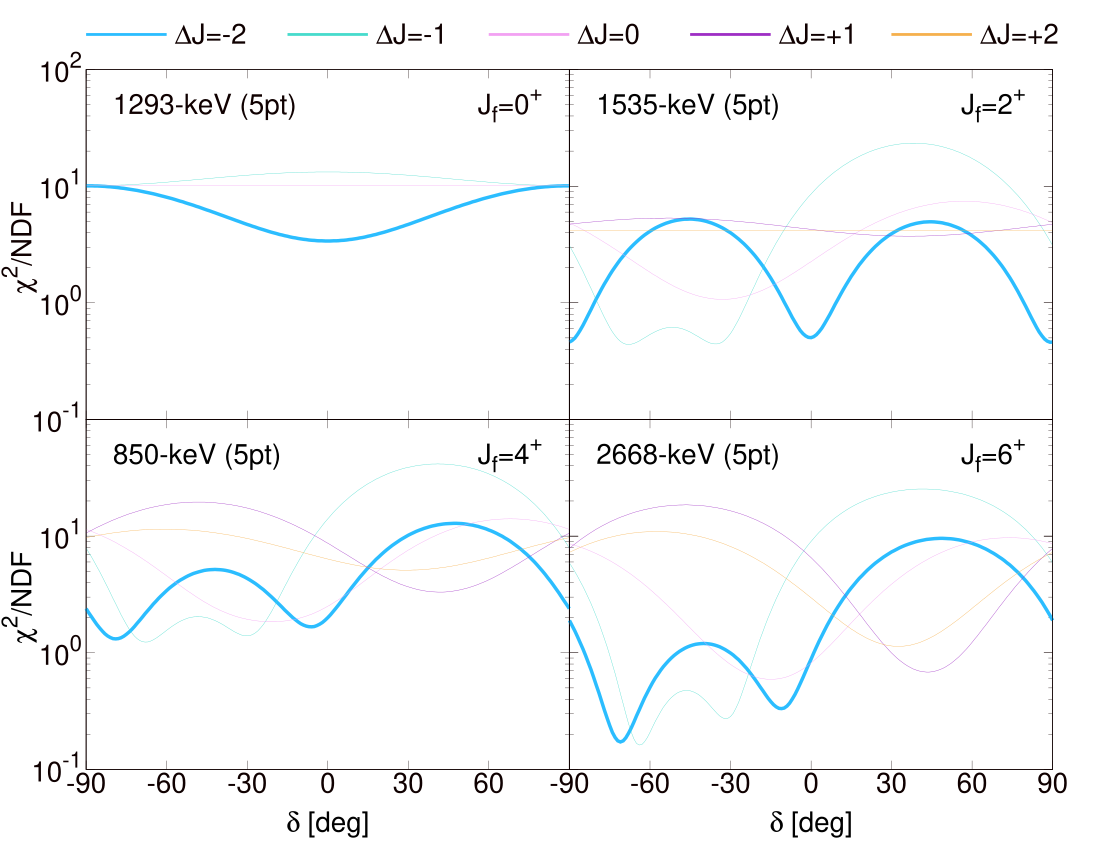

Reproduce this figure in gnuplot.
set term post enhance color "Helvetica,20" lw 1.0
set out "|ps2pdf - chi2.pdf"
set lmargin 0
set tmargin 0
set bmargin 1
set rmargin 0
set title
set xlabel "{/Symbol d}"
set ylabel "Reduced {/Symbol c}^2"
set log y
set key bottom left
set key horizontal top
set ylabel ''
set xlabel ''
set xtic offset 0,0.5
############################################## 1
set multiplot layout 2,2
set key bottom center
unset grid
set title ''
set arr 1 from -90,2e2 to -60,2e2 nohead lt 1
set arr 2 from -15,2e2 to 15,2e2 nohead lt 2
set arr 3 from 60,2e2 to 90,2e2 nohead lt 3
set arr 4 from 135,2e2 to 165,2e2 nohead lt 4
set arr 5 from 210,2e2 to 240,2e2 nohead lt 6
set label 100 "{/Symbol D}J=-2" at -57,2e2 left
set label 101 "{/Symbol D}J=-1" at 18,2e2 left
set label 102 "{/Symbol D}J=0" at 93,2e2 left
set label 103 "{/Symbol D}J=+1" at 168,2e2 left
set label 104 "{/Symbol D}J=+2" at 243,2e2 left

set lmargin 1
set bmargin 0
set tmargin 0
set rmargin 0
ylow=0.1
yhigh=100.0
set format y "  10^{%T}"
set ylabel ""
set label 3 "{/Symbol c}^{2}/NDF" at -115,3 center rotate
set format x "%.0f"
set label 1 '1293-keV (5pt)' at -80,50
set label 11 'J_f=0^+' at 80,50 right
set xtics
set for [i=0:9] xtics (""i*30-90)
set ytics offset 0.75,0
plot [-90:90][ylow:yhigh] 'g1293_5pt.dat' u 1:2 every ::1::181 w lines lw 5 notit,\
'' u 1:2 every ::183::363 w lines lw 0.5 notit,\
'' u 1:2 every ::365::545 w lines lw 0.5 notit
unset for [i=0:1000] arr i
unset for [i=0:1000] label i
set lmargin 0
set bmargin 0
set tmargin 0
set rmargin 1
set label 1 '1535-keV (5pt)' at -80,50
set label 11 'J_f=2^+' at 80,50 right
set ytics
set for [i=-2:9] ytics add (""10**i)
unset label 3
plot [-90:90][ylow:yhigh] 'g1535_5pt.dat' u 1:2 every ::1::181 w lines lw 5 notit,\
'' u 1:2 every ::183::363 w lines lw 0.5 notit,\
'' u 1:2 every ::365::545 w lines lw 0.5 notit,\
'' u 1:2 every ::547::727 w lines lw 0.5 lt 4 notit,\
'' u 1:2 every ::729::909 w lines lw 0.5 lt 6 notit
set lmargin 1
set bmargin 0
set tmargin 0
set rmargin 0
set label 1 '850-keV (5pt)' at -80,50
set label 11 'J_f=4^+' at 80,50 right
set xtics -90,30,89
set ytics 0.001,10,9e1
set label 2 "{/Symbol d} [deg]" at 0,0.035 center
set label 3 "{/Symbol c}^{2}/NDF" at -115,3 center rotate
set xlabel ''
plot [-90:90][ylow:yhigh] 'g850_5pt.dat' u 1:2 every ::1::181 w lines lw 5 notit,\
'' u 1:2 every ::183::363 w lines  lw 0.5 notit,\
'' u 1:2 every ::365::545 w lines  lw 0.5 notit,\
'' u 1:2 every ::547::727 w lines  lw 0.5 lt 4 notit,\
'' u 1:2 every ::729::909 w lines  lw 0.5 lt 6 notit
set lmargin 0
set bmargin 0
set tmargin 0
set rmargin 1
set label 1 '2668-keV (5pt)' at -80,50
set label 11 'J_f=6^+' at 80,50 right
unset label 3
set xtics -90,30,90
set ytics
set for [i=-2:9] ytics add (""10**i)
plot [-90:90][ylow:yhigh] 'g2668_5pt.dat' u 1:2 every ::1::181 w lines lw 5 notit,\
'' u 1:2 every ::183::363 w lines lw 0.5 notit,\
'' u 1:2 every ::365::545 w lines lw 0.5 notit,\
'' u 1:2 every ::547::727 w lines lw 0.5 lt 4 notit,\
'' u 1:2 every ::729::909 w lines lw 0.5 lt 6 notit

unset multiplot
######################################## 2
set multiplot layout 2,2
set key bottom center
unset grid
set title ''
set ytics 0.001,10,9e1
set arr 1 from -90,2e2 to -60,2e2 nohead lt 1
set arr 2 from -15,2e2 to 15,2e2 nohead lt 2
set arr 3 from 60,2e2 to 90,2e2 nohead lt 3
set arr 4 from 135,2e2 to 165,2e2 nohead lt 4
set arr 5 from 210,2e2 to 240,2e2 nohead lt 6
set label 100 "{/Symbol D}J=-2" at -57,2e2 left
set label 101 "{/Symbol D}J=-1" at 18,2e2 left
set label 102 "{/Symbol D}J=0" at 93,2e2 left
set label 103 "{/Symbol D}J=+1" at 168,2e2 left
set label 104 "{/Symbol D}J=+2" at 243,2e2 left

set lmargin 1
set bmargin 0
set tmargin 0
set rmargin 0
ylow=0.1
yhigh=100.0
set ytics
set format y "  10^{%T}"
set ylabel ""
set xlabel ""
set label 3 "{/Symbol c}^{2}/NDF" at -115,3 center rotate
set format x "%.0f"
set label 1 '1609-keV (5pt)' at -80,50
set label 11 'J_f=4^+' at 80,50 right
set xtics
set for [i=-2:9] xtics (""i*30-90)
set ytics offset 0.75,0
unset label 2
plot [-90:90][ylow:yhigh] 'g1609_5pt.dat' u 1:2 every ::1::181 w lines lw 0.5 notit,\
'' u 1:2 every ::183::363 w lines lw 5 notit,\
'' u 1:2 every ::365::545 w lines lw 5 notit
unset for [i=0:1000] arr i
unset for [i=0:1000] label i
set lmargin 0
set bmargin 0
set tmargin 0
set rmargin 1
set label 1 '1577-keV (5pt)' at -80,50
set label 11 'J_f=(5)' at 80,50 right
set ytics
set for [i=-2:5] ytics add (""10**i)
unset label 3
unset label 2
plot [-90:90][ylow:yhigh] 'g1577_5pt.dat' u 1:2 every ::1::181 w lines lw 5 notit,\
'' u 1:2 every ::183::363 w lines lw 0.5 notit,\
'' u 1:2 every ::365::545 w lines lw 0.5 notit
set lmargin 1
set bmargin 0
set tmargin 0
set rmargin 0
set label 1 '1950-keV (3pt)' at -80,50
set label 11 'J_f=(7)' at 80,50 right
set xtics -90,30,89
set ytics 0.001,10,9e1
set label 2 "{/Symbol d} [deg]" at 0,0.035 center
set label 3 "{/Symbol c}^{2}/NDF" at -115,3 center rotate
set xlabel ''
plot [-90:90][ylow:yhigh] 'g1950_3pt.dat' u 1:($2*10.0) every ::1::181 w lines lw 5 notit,\
'' u 1:($2*10.0) every ::183::363 w lines  lw 0.5 notit,\
'' u 1:($2*10.0) every ::365::545 w lines  lw 0.5 notit
set lmargin 0
set bmargin 0
set tmargin 0
set rmargin 1
set label 1 '1617-keV (5pt)' at -80,50
set label 11 'J_f=(8)' at 80,50 right
unset label 3
set xtics -90,30,90
set for [i=-2:9] ytics add (""10**i)
plot [-90:90][ylow:yhigh] 'g1617_5pt.dat' u 1:2 every ::1::181 w lines lw 0.5 notit,\
'' u 1:2 every ::183::363 w lines lw 5 notit,\
'' u 1:2 every ::365::545 w lines lw 5 notit

unset multiplot
################################################# 3
set multiplot layout 2,2
set key bottom center
unset grid
set title ''
set ytics 0.001,10,9e1
set arr 1 from -90,2e2 to -60,2e2 nohead lt 1
set arr 2 from -15,2e2 to 15,2e2 nohead lt 2
set arr 3 from 60,2e2 to 90,2e2 nohead lt 3
set arr 4 from 135,2e2 to 165,2e2 nohead lt 4
set arr 5 from 210,2e2 to 240,2e2 nohead lt 6
set label 100 "{/Symbol D}J=-2" at -57,2e2 left
set label 101 "{/Symbol D}J=-1" at 18,2e2 left
set label 102 "{/Symbol D}J=0" at 93,2e2 left
set label 103 "{/Symbol D}J=+1" at 168,2e2 left
set label 104 "{/Symbol D}J=+2" at 243,2e2 left

set lmargin 1
set bmargin 0
set tmargin 0
set rmargin 0
ylow=0.1
yhigh=100.0
set ytics
set format y "  10^{%T}"
set ylabel ""
set xlabel ""
set label 3 "{/Symbol c}^{2}/NDF" at -115,3 center rotate
set format x "%.0f"
set label 1 '2323-keV (5pt)' at -80,50
set label 11 'J_f=2^+' at 80,50 right
set xtics
set for [i=-2:9] xtics (""i*30-90)
set ytics offset 0.75,0
unset label 2
plot [-90:90][ylow:yhigh] 'g2320_5pt.dat' u 1:2 every ::1::181 w lines lw 0.5 notit,\
'' u 1:2 every ::183::363 w lines lw 5 notit,\
'' u 1:2 every ::365::545 w lines lw 5 notit
unset for [i=0:1000] arr i
unset for [i=0:1000] label i
set lmargin 0
set bmargin 0
set tmargin 0
set rmargin 1
set label 1 '384-keV (5pt)' at -80,50
set label 11 'J_f=3' at 80,50 right
set ytics
set for [i=-2:5] ytics add (""10**i)
unset label 3
unset label 2
plot [-90:90][ylow:yhigh] 'g383_5pt.dat' u 1:2 every ::1::181 w lines lt 2 lw 5 notit,\
'' u 1:2 every ::183::363 w lines lt 3 lw 0.5 notit
set lmargin 1
set bmargin 0
set tmargin 0
set rmargin 0
set label 1 '830-keV (5pt)' at -80,50
set label 11 'J_f=4^+' at 80,50 right
set xtics -90,30,89
set ytics 0.001,10,9e1
set label 2 "{/Symbol d} [deg]" at 0,0.035 center
set label 3 "{/Symbol c}^{2}/NDF" at -115,3 center rotate
set xlabel ''
plot [-90:90][ylow:yhigh] 'g830_5pt.dat' u 1:($2*1.0) every ::1::181 w lines lw 0.5 lt 6 notit,\
'' u 1:($2*1.0) every ::183::363 w lines  lw 5 lt 4 notit,\
'' u 1:($2*1.0) every ::365::545 w lines  lw 5 lt 3 notit
set lmargin 0
set bmargin 0
set tmargin 0
set rmargin 1
set label 1 '780-keV (5pt)' at -80,50
set label 11 'J_f=(4)' at 80,50 right
unset label 3
set xtics -90,30,90
set for [i=-2:9] ytics add (""10**i)
plot [-90:90][ylow:yhigh] 'g780_5pt.dat' u 1:2 every ::1::181 w lines lw 0.5 notit,\
'' u 1:2 every ::183::363 w lines lw 5 notit,\
'' u 1:2 every ::365::545 w lines lw 5 notit

unset multiplot
#################################################
################################################# 3
set multiplot layout 2,2
set key bottom center
unset grid
set title ''
set ytics 0.001,10,9e1
set arr 1 from -90,2e2 to -60,2e2 nohead lt 1
set arr 2 from -15,2e2 to 15,2e2 nohead lt 2
set arr 3 from 60,2e2 to 90,2e2 nohead lt 3
set arr 4 from 135,2e2 to 165,2e2 nohead lt 4
set arr 5 from 210,2e2 to 240,2e2 nohead lt 6
set label 100 "{/Symbol D}J=-2" at -57,2e2 left
set label 101 "{/Symbol D}J=-1" at 18,2e2 left
set label 102 "{/Symbol D}J=0" at 93,2e2 left
set label 103 "{/Symbol D}J=+1" at 168,2e2 left
set label 104 "{/Symbol D}J=+2" at 243,2e2 left

set lmargin 1
set bmargin 0
set tmargin 0
set rmargin 0
ylow=0.1
yhigh=100.0
set ytics
set format y "  10^{%T}"
set ylabel ""
set xlabel ""
set label 3 "{/Symbol c}^{2}/NDF" at -115,3 center rotate
set format x "%.0f"
set label 1 '1020-keV (5pt)' at -80,50
set label 11 'J_f=(5)' at 80,50 right
set xtics
set for [i=-2:9] xtics (""i*30-90)
set ytics offset 0.75,0
unset label 2
plot [-90:90][ylow:yhigh] 'g1019_5pt.dat' u 1:2 every ::1::181 w lines lw 0.5 notit,\
'' u 1:2 every ::183::363 w lines lw 5 notit,\
'' u 1:2 every ::365::545 w lines lw 5 notit
unset for [i=0:1000] arr i
unset for [i=0:1000] label i
set lmargin 0
set bmargin 0
set tmargin 0
set rmargin 1
set label 1 '1457-keV (5pt)' at -80,50
set label 11 'J_f=(4)' at 80,50 right
set ytics
set for [i=-2:5] ytics add (""10**i)
unset label 3
unset label 2
plot [-90:90][ylow:yhigh] 'g1456_5pt.dat' u 1:2 every ::1::181 w lines lt 1 lw 5 notit,\
'' u 1:2 every ::183::363 w lines lt 2 lw 0.5 notit,\
'' u 1:2 every ::365::545 w lines lw 0.5 notit
set lmargin 1
set bmargin 0
set tmargin 0
set rmargin 0
ylow=0.01
set label 1 '559-keV (5pt)' at -80,50
set label 11 'J_f=(5)' at 80,50 right
set xtics -90,30,89
set ytics 0.001,10,9e1
set label 2 "{/Symbol d} [deg]" at 0,0.0025 center
set label 3 "{/Symbol c}^{2}/NDF" at -115,3 center rotate
set xlabel ''
plot [-90:90][ylow:yhigh] 'g559_5pt.dat' u 1:($2*1.0) every ::1::181 w lines lw 0.5 lt 1 notit,\
'' u 1:($2*1.0) every ::183::363 w lines  lw 5 lt 2 notit,\
'' u 1:($2*1.0) every ::365::545 w lines  lw 5 lt 3 notit
set lmargin 0
set bmargin 0
set tmargin 0
set rmargin 1
set label 1 '2804-keV (3pt)' at -80,50
set label 11 'J_f=(6)' at 80,50 right
unset label 3
set xtics -90,30,90
set for [i=-2:9] ytics add (""10**i)
plot [-90:90][ylow:yhigh] 'g2804_3pt.dat' u 1:2 every ::1::181 w lines lw 0.5 notit,\
'' u 1:2 every ::183::363 w lines lw 5 notit,\
'' u 1:2 every ::365::545 w lines lw 5 notit

unset multiplot
################################################# 3
set multiplot layout 2,2
set key bottom center
unset grid
set title ''
set ytics 0.001,10,9e1
set arr 1 from -90,2e2 to -60,2e2 nohead lt 1
set arr 2 from -15,2e2 to 15,2e2 nohead lt 2
set arr 3 from 60,2e2 to 90,2e2 nohead lt 3
set arr 4 from 135,2e2 to 165,2e2 nohead lt 4
set arr 5 from 210,2e2 to 240,2e2 nohead lt 6
set label 100 "{/Symbol D}J=-2" at -57,2e2 left
set label 101 "{/Symbol D}J=-1" at 18,2e2 left
set label 102 "{/Symbol D}J=0" at 93,2e2 left
set label 103 "{/Symbol D}J=+1" at 168,2e2 left
set label 104 "{/Symbol D}J=+2" at 243,2e2 left

set lmargin 1
set bmargin 0
set tmargin 0
set rmargin 0
ylow=0.1
yhigh=100.0
set ytics
set format y "  10^{%T}"
set ylabel ""
set xlabel ""
set label 3 "{/Symbol c}^{2}/NDF" at -115,3 center rotate
set format x "%.0f"
set label 1 '1512-keV (3pt)' at -80,50
set label 11 'J_f=2^+' at 80,50 right
set xtics
set for [i=-2:9] xtics (""i*30-90)
set ytics offset 0.75,0
unset label 2
plot [-90:90][ylow:yhigh] 'g1512_3pt.dat' u 1:2 every ::1::181 w lines lw 0.5 notit,\
'' u 1:2 every ::183::363 w lines lw 0.5 notit,\
'' u 1:2 every ::365::545 w lines lw 5 notit
unset for [i=0:1000] arr i
unset for [i=0:1000] label i
set lmargin 0
set bmargin 0
set tmargin 0
set rmargin 1
set label 1 '760-keV (5pt)' at -80,50
set label 11 'J_f=6^+' at 80,50 right
set ytics
set for [i=-2:5] ytics add (""10**i)
unset label 3
unset label 2
plot [-90:90][ylow:yhigh] 'g760_5pt.dat' u 1:2 every ::1::181 w lines lt 6 lw 0.5 notit,\
'' u 1:2 every ::183::363 w lines lt 4 lw 5 notit,\
'' u 1:2 every ::365::545 w lines lw 0.5 notit
set lmargin 1
set bmargin 0
set tmargin 0
set rmargin 0
ylow=0.1
set label 1 '810-keV (3pt)' at -80,50
set label 11 'J_f=2^+' at 80,50 right
set xtics -90,30,89
set ytics 0.001,10,9e1
set label 2 "{/Symbol d} [deg]" at 0,0.0025 center
set label 3 "{/Symbol c}^{2}/NDF" at -115,3 center rotate
set xlabel ''
plot [-90:90][ylow:yhigh] 'g810_3pt.dat' u 1:($2*1.0) every ::1::181 w lines lw 0.5 lt 1 notit,\
'' u 1:($2*1.0) every ::183::363 w lines  lw 5 lt 2 notit,\
'' u 1:($2*1.0) every ::365::545 w lines  lw 0.5 lt 3 notit
unset multiplot
